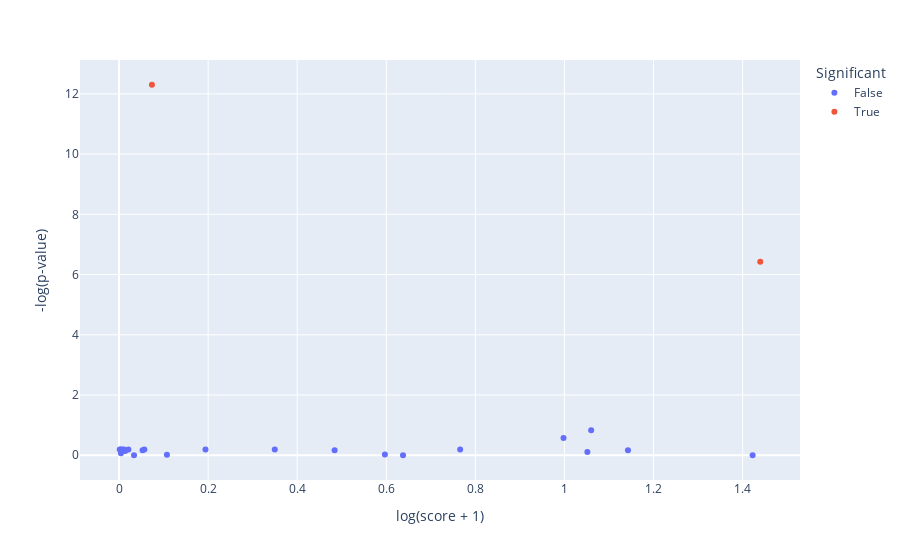

The notebook cell this image was saved under:
### Code cell
import plotly.express as px
filter_text = "IL"
node = G.nodes['B-cells']
ligands_score = pd.DataFrame.from_dict(node["ligands_score"], orient="index", columns=["Score"])
ligands_zscore = np.log2(pd.DataFrame.from_dict(node["ligands_zscore"], orient="index", columns=["Z-score"]))
ligands_corr_pval = pd.DataFrame.from_dict(node["ligands_corr_pval"], orient="index", columns=["p-value"])
ligands_merge = ligands_score.merge(ligands_zscore, how="left", left_index=True, right_index=True)
ligands_merge = ligands_merge.merge(ligands_corr_pval, how="left", left_index=True, right_index=True)
ligands_merge["log(score + 1)"] = np.log10(ligands_merge["Score"]+1)
ligands_merge["Significant"] = [True if p_val < 0.05 else False for p_val in ligands_merge["p-value"]]
ligands_merge["-log(p-value)"] = -np.log10(ligands_merge["p-value"])

if filter_text != "":
    ligands_merge = ligands_merge.filter(like=filter_text, axis=0)

ligand_fig = px.scatter(
    ligands_merge, 
    x="log(score + 1)", 
    y="-log(p-value)",
    color="Significant",
    hover_name=ligands_merge.index,
    hover_data=["Score", "Z-score", "p-value"],
)
ligand_fig.show()

### Figure 1 — Plotly figure (JSON) as saved in the notebook; plotly's stock layout.template omitted (floating-point values rounded to 4 significant figures)
{"data": [{"customdata": [[12.89, -0.3049, 0.6877], [0.5635, null, 0.6422], [10.26, null, 0.7764], [2.953, -1.554, 0.9452], [8.953, 1.144, 0.2662], [0.003768, null, 0.6422], [1.237, 0.5588, 0.6422], [0.14, 0.3544, 0.6422], [3.341, null, 1], [0.008184, null, 0.6422], [0.01728, null, 0.6422], [0.0259, null, 0.6422], [0.04973, null, 0.6422], [0.2809, -1.765, 0.9656], [0.009987, null, 0.8659], [4.833, 0.5114, 0.6422], [0.02231, null, 0.6649], [2.048, null, 0.6817], [0.1295, null, 0.6817], [0.08055, null, 1], [0.02026, null, 0.6954], [0.03249, null, 0.718], [10.48, 1.296, 0.1474], [25.45, null, 1]], "hovertemplate": "<b>%{hovertext}</b><br><br>Significant=False<br>log(score + 1)=%{x}<br>-log(p-value)=%{y}<br>Score=%{customdata[0]}<br>Z-score=%{customdata[1]}<br>p-value=%{customdata[2]}<extra></extra>", "hovertext": ["APRIL", "IL-1 receptor antagonist", "IL-10", "IL-11", "IL-15", "IL-17A", "IL-17C", "IL-17F", "IL-18", "IL-19", "IL-1α", "IL-1β", "IL-2", "IL-20", "IL-22", "IL-24", "IL-3", "IL-33", "IL-34", "IL-36β", "IL-4", "IL-5", "IL-7", "TRAIL"], "legendgroup": "False", "marker": {"color": "#636efa", "symbol": "circle"}, "mode": "markers", "name": "False", "orientation": "v", "showlegend": true, "type": "scatter", "x": [1.143, 0.1941, 1.051, 0.5969, 0.9979, 0.001633, 0.3497, 0.05689, 0.6376, 0.00354, 0.007441, 0.01111, 0.02108, 0.1075, 0.004316, 0.7659, 0.009583, 0.484, 0.0529, 0.03364, 0.008709, 0.01389, 1.06, 1.422], "xaxis": "x", "y": [0.1626, 0.1923, 0.1099, 0.02448, 0.5748, 0.1923, 0.1923, 0.1923, 0, 0.1923, 0.1923, 0.1923, 0.1923, 0.01521, 0.06254, 0.1923, 0.1773, 0.1664, 0.1664, 0, 0.1578, 0.1439, 0.8315, 0], "yaxis": "y"}, {"customdata": [[0.1854, 2.927, 4.98e-13], [26.52, 2.478, 3.779e-07]], "hovertemplate": "<b>%{hovertext}</b><br><br>Significant=True<br>log(score + 1)=%{x}<br>-log(p-value)=%{y}<br>Score=%{customdata[0]}<br>Z-score=%{customdata[1]}<br>p-value=%{customdata[2]}<extra></extra>", "hovertext": ["IL-36α", "IL-6"], "legendgroup": "True", "marker": {"color": "#EF553B", "symbol": "circle"}, "mode": "markers", "name": "True", "orientation": "v", "showlegend": true, "type": "scatter", "x": [0.07388, 1.44], "xaxis": "x", "y": [12.3, 6.423], "yaxis": "y"}], "layout": {"legend": {"title": {"text": "Significant"}, "tracegroupgap": 0}, "margin": {"t": 60}, "xaxis": {"anchor": "y", "domain": [0, 1], "title": {"text": "log(score + 1)"}}, "yaxis": {"anchor": "x", "domain": [0, 1], "title": {"text": "-log(p-value)"}}}}
